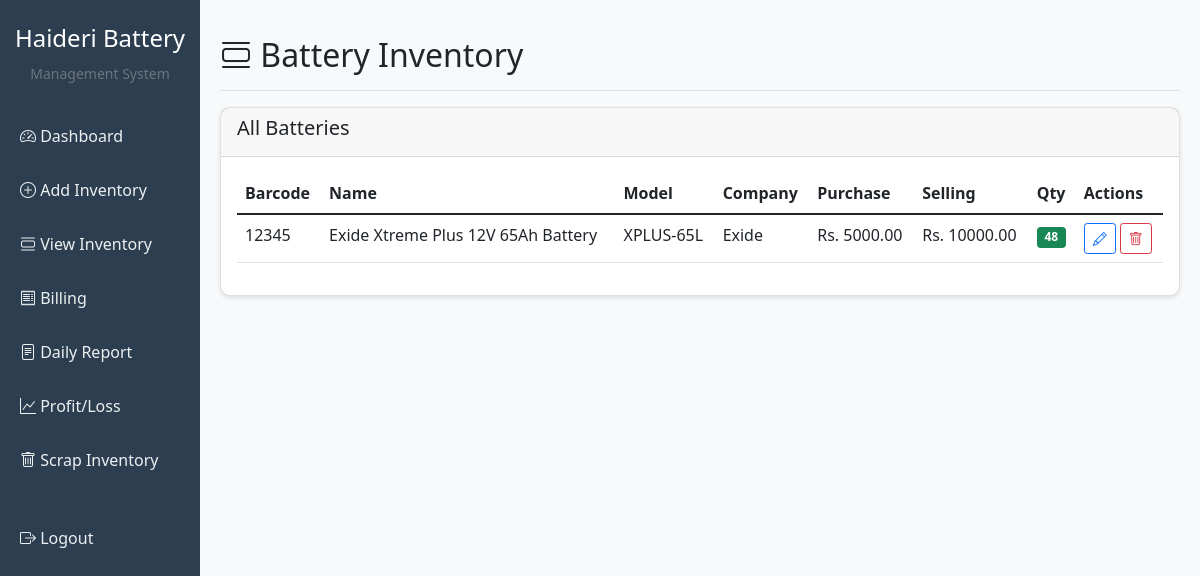
The app's page /view_inventory (signed in) with its own data.
### app.py (models this page shows)
class Battery(db.Model):
    id = db.Column(db.Integer, primary_key=True)
    barcode = db.Column(db.String(100), unique=True, nullable=False)
    name = db.Column(db.String(200), nullable=False)
    model = db.Column(db.String(100))
    company = db.Column(db.String(100))
    weight = db.Column(db.Float)
    purchase_price = db.Column(db.Float, nullable=False)
    selling_price = db.Column(db.Float, nullable=False)
    quantity = db.Column(db.Integer, default=0)
    created_at = db.Column(db.DateTime, default=datetime.utcnow)
    updated_at = db.Column(db.DateTime, default=datetime.utcnow, onupdate=datetime.utcnow)

### app.py (the view)
@app.route('/view_inventory')
@login_required
def view_inventory():
    batteries = Battery.query.all()
    return render_template('view_inventory.html', batteries=batteries)

### app.py (called while the page is built)
@login_manager.user_loader
def load_user(user_id):
    return User.query.get(int(user_id))

### templates/view_inventory.html (shortened to what this page needs)
{% extends "base.html" %}
{% block content %}
<div class="d-flex justify-content-between flex-wrap flex-md-nowrap align-items-center pt-3 pb-2 mb-3 border-bottom">
    <h1 class="h2"><i class="bi bi-view-list"></i> Battery Inventory</h1>
</div>
<div class="card">
    <div class="card-header">
        <h5>All Batteries</h5>
    </div>
    <div class="card-body">
        <div class="table-responsive">
            <table class="table table-hover">
                <thead>
                    <tr>
                        <th>Barcode</th>
                        <th>Name</th>
                        <th>Model</th>
                        <th>Company</th>
                        <th>Purchase</th>
                        <th>Selling</th>
                        <th>Qty</th>
                        <th>Actions</th>
                    </tr>
                </thead>
                <tbody>
                    {% for battery in batteries %}
                    <tr>
                        <td>{{ battery.barcode }}</td>
                        <td>{{ battery.name }}</td>
                        <td>{{ battery.model or '-' }}</td>
                        <td>{{ battery.company or '-' }}</td>
                        <td>Rs. {{ "%.2f"|format(battery.purchase_price) }}</td>
                        <td>Rs. {{ "%.2f"|format(battery.selling_price) }}</td>
                        <td>
                            <span class="badge {% if battery.quantity == 0 %}bg-danger{% elif battery.quantity < 5 %}bg-warning{% else %}bg-success{% endif %}">
                                {{ battery.quantity }}
                            </span>
                        </td>
                        <td>
                            <a href="{{ url_for('edit_inventory', id=battery.id) }}" class="btn btn-sm btn-outline-primary">
                                <i class="bi bi-pencil"></i>
                            </a>
                            <a href="{{ url_for('delete_inventory', id=battery.id) }}" class="btn btn-sm btn-outline-danger">
                                <i class="bi bi-trash"></i>
                            </a>
                        </td>
                    </tr>
                    {% else %}
                    <tr>
                        <td colspan="8" class="text-center">No batteries found. <a href="{{ url_for('add_inventory') }}">Add one</a></td>
                    </tr>
                    {% endfor %}
                </tbody>
            </table>
        </div>
    </div>
</div>
{% endblock %}

### templates/base.html (style rules this page uses)
body { background-color: #f8f9fa; }
.card { border-radius: 10px; box-shadow: 0 2px 4px rgba(0,0,0,0.1); }

### records on screen
Battery: barcode "12345", name "Exide Xtreme Plus 12V 65Ah Battery", model "XPLUS-65L", company "Exide", purchase_price "5000.00", selling_price "10000.00", quantity "48"
